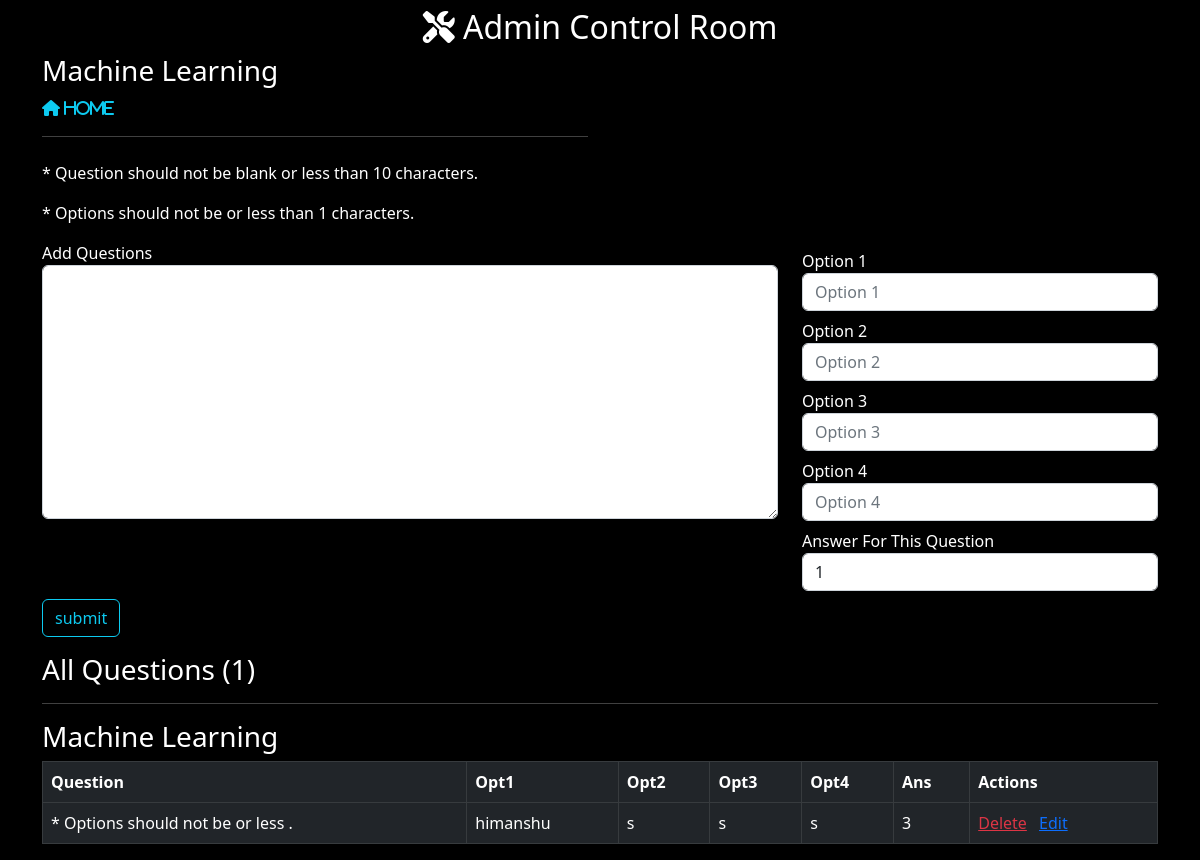
/controlroom/see/topic/14/, run on the app's committed database.
### teaAdmin/models.py (models this page shows, shortened)
class topics(models.Model):
    tname = models.CharField(max_length=250)

class questions(models.Model):
    topic = models.ForeignKey(topics,on_delete = models.CASCADE)
    question = models.TextField()

class option(models.Model):
    topic = models.ForeignKey(topics,on_delete = models.CASCADE)
    questions = models.ForeignKey(questions, on_delete = models.CASCADE)
    opt1 = models.CharField(max_length=400)
    opt2 = models.CharField(max_length=400)
    opt3 = models.CharField(max_length=400)
    opt4 = models.CharField(max_length=400)
    ans = models.IntegerField()

### teaAdmin/views.py (the view, shortened to what this page needs)
# urls.py: path('see/topic/<int:id>/',v.addQuestion.as_view(),name='question'),
class addQuestion(View):
    def get(self, request,id):
        topicname = topics.objects.filter(id=id)
        if topicname.exists():
            quest = questions.objects.filter(topic = topics.objects.get(id=id))
            opt = option.objects.filter(topic = topics.objects.get(id=id) )
            return render(request,'teaAdmin/question.html',{'topicname':topicname
            ,'quest':quest,'opt':opt,'total' : len(quest)})
        else:
            return HttpResponse('<h1> Something went wrong </h1>')

### teaAdmin/templates/teaAdmin/question.html (shortened to what this page needs)
{% extends 'core/base.html' %}
{% block content %}
<h2 class="text-center container mt-2"><i class="fa-solid fa-screwdriver-wrench"></i>  Admin Control Room  </i> </h2>
<div class="container mt-2">
    <div class="row">
        <div class="col-sm-6">
            {% if topicname %}
            {% for i in topicname %}
            <h3 >{{i.tname | capfirst}}
            </h3>
            <a href="/controlroom" class="text-info"><i class="fas fa-home"> Home</i></a>
            <hr>
            {% endfor %}
            {% endif %}
        </div>
    </div>
</div>
<div class="container mt-2">
    <p>* Question should not be blank or less than 10 characters. </p>
    <p>* Options should not be  or less than 1 characters.</p>
</div>
<form action="" method="post">
<div class="container mt-2">
    <div class="row">
        <div class="col-sm-8">
            <label for="question">Add Questions</label>
            <textarea name="question" id="question" cols="30" rows="10" class="form-control" required></textarea>
        </div>
        <div class="col-sm-4">
            <label for="opt1" class="mt-2">Option 1 </label>
            <input type="text" name="opt1" id="opt1" class="form-control" placeholder="Option 1" required>
            <label for="opt2" class="mt-2">Option 2 </label>
            <input type="text" name="opt2" id="opt2" class="form-control" placeholder="Option 2" required>
            <label for="opt3" class="mt-2">Option 3 </label>
            <input type="text" name="opt3" id="opt3" class="form-control" placeholder="Option 3" required>
            <label for="opt4" class="mt-2">Option 4 </label>
            <input type="text" name="opt4" id="opt4" class="form-control" placeholder="Option 4" required>
            <label for="ans" class='mt-2'>Answer For This Question</label>
            <select name="ans" id="ans" class="form-control" required>
                <option value="1">1</option>
            </select>
        </div>
    </div>
    <input type="submit" value="submit" class="btn btn-outline-info mt-2 ">
</div>
</form>
<div class="container mt-3">
    <h3>All Questions  ({{total}})</h3>
    <hr>
    {% if topicname %}
    {% for i in topicname %}
    <h3 >{{i.tname | capfirst}}
    </h3>
    {% endfor %}
    {% endif %}
    <table class="table table-bordered table-dark">
        <thead>
          <tr>
            <th scope="col" >Question</th>
            <th scope="col" >Opt1</th>
            <th scope="col" >Opt2</th>
            <th scope="col" >Opt3</th>
            <th scope="col" >Opt4</th>
            <th scope="col">Ans</th>
            <th scope="col">Actions</th>
          </tr>
        </thead>
        <tbody>
      {% if quest %}
      {% for i in quest %}
      <tr>
        <td>{{i.question | capfirst}}</td>
        {% if opt %}
        {% for j in opt %}
        {% if i.id == j.questions.id %}
        <td>{{j.opt1}}</td>
        <td>{{j.opt2}}</td>
        <td>{{j.opt3}}</td>
        <td>{{j.opt4}}</td>
        <td>{{j.ans}}</td>
        <td><a href="{% url 'delquestion' id=i.id tid=i.topic.id %}" class="text-danger">Delete</a>
       <a href="{% url 'editquestion' qid=i.id tid=i.topic.id oid=j.id %}" class="text-primary info mx-2">Edit</a></td>
        {% endif %}
        {% endfor %}
        {% else %}
        <td>N/A</td>
        {% endif %}
      </tr>
      {% endfor %}
      {% else %}
      <h3>
        No Questions yet..
      </h3>
      {% endif %}
        </tbody>
      </table>
</div>
{% endblock content %}

### core/static/core/css/base.css (style rules this page uses)
body { background-color:rgb(0, 0, 0); color:white; }

### data on the page
topics: tname "Machine Learning"
questions: question "* Options should not be or less ."
option: opt1 "himanshu", opt2 "s", opt3 "s", opt4 "s", ans "3"

### other printed values
{{ total }} "1"
